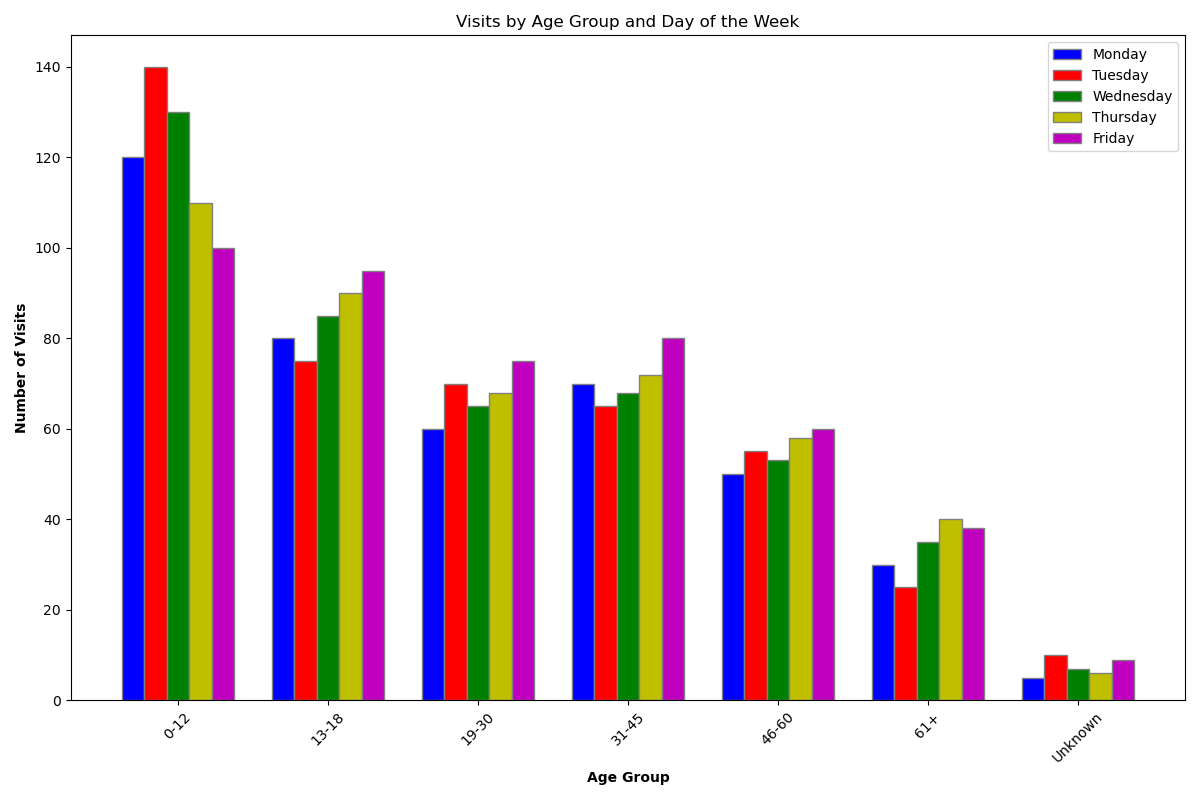

Generate this figure with Python:

import matplotlib.pyplot as plt
import numpy as np

# Data from the provided dictionary
data = [
    {'Age Group': '0-12', 'Visits on Monday': 120, 'Visits on Tuesday': 140, 'Visits on Wednesday': 130, 'Visits on Thursday': 110, 'Visits on Friday': 100},
    {'Age Group': '13-18', 'Visits on Monday': 80, 'Visits on Tuesday': 75, 'Visits on Wednesday': 85, 'Visits on Thursday': 90, 'Visits on Friday': 95},
    {'Age Group': '19-30', 'Visits on Monday': 60, 'Visits on Tuesday': 70, 'Visits on Wednesday': 65, 'Visits on Thursday': 68, 'Visits on Friday': 75},
    {'Age Group': '31-45', 'Visits on Monday': 70, 'Visits on Tuesday': 65, 'Visits on Wednesday': 68, 'Visits on Thursday': 72, 'Visits on Friday': 80},
    {'Age Group': '46-60', 'Visits on Monday': 50, 'Visits on Tuesday': 55, 'Visits on Wednesday': 53, 'Visits on Thursday': 58, 'Visits on Friday': 60},
    {'Age Group': '61+', 'Visits on Monday': 30, 'Visits on Tuesday': 25, 'Visits on Wednesday': 35, 'Visits on Thursday': 40, 'Visits on Friday': 38},
    {'Age Group': 'Unknown', 'Visits on Monday': 5, 'Visits on Tuesday': 10, 'Visits on Wednesday': 7, 'Visits on Thursday': 6, 'Visits on Friday': 9}
]

# Extracting data for plotting
age_groups = [d['Age Group'] for d in data]
monday_visits = [d['Visits on Monday'] for d in data]
tuesday_visits = [d['Visits on Tuesday'] for d in data]
wednesday_visits = [d['Visits on Wednesday'] for d in data]
thursday_visits = [d['Visits on Thursday'] for d in data]
friday_visits = [d['Visits on Friday'] for d in data]

# Define the width of the bars and the positions
bar_width = 0.15
r1 = np.arange(len(monday_visits))
r2 = [x + bar_width for x in r1]
r3 = [x + bar_width for x in r2]
r4 = [x + bar_width for x in r3]
r5 = [x + bar_width for x in r4]

# Start plotting
fig, ax = plt.subplots(figsize=(12, 8))

# Create the bars
ax.bar(r1, monday_visits, color='b', width=bar_width, edgecolor='grey', label='Monday')
ax.bar(r2, tuesday_visits, color='r', width=bar_width, edgecolor='grey', label='Tuesday')
ax.bar(r3, wednesday_visits, color='g', width=bar_width, edgecolor='grey', label='Wednesday')
ax.bar(r4, thursday_visits, color='y', width=bar_width, edgecolor='grey', label='Thursday')
ax.bar(r5, friday_visits, color='m', width=bar_width, edgecolor='grey', label='Friday')

# Add labels, title, and legend
ax.set_xlabel('Age Group', fontweight='bold')
ax.set_ylabel('Number of Visits', fontweight='bold')
ax.set_title('Visits by Age Group and Day of the Week')
ax.set_xticks([r + bar_width*2 for r in range(len(monday_visits))]) #Adjust the position of the x-ticks
ax.set_xticklabels(age_groups)
ax.legend()

# Display the chart
plt.xticks(rotation=45)
plt.tight_layout()
plt.show()
